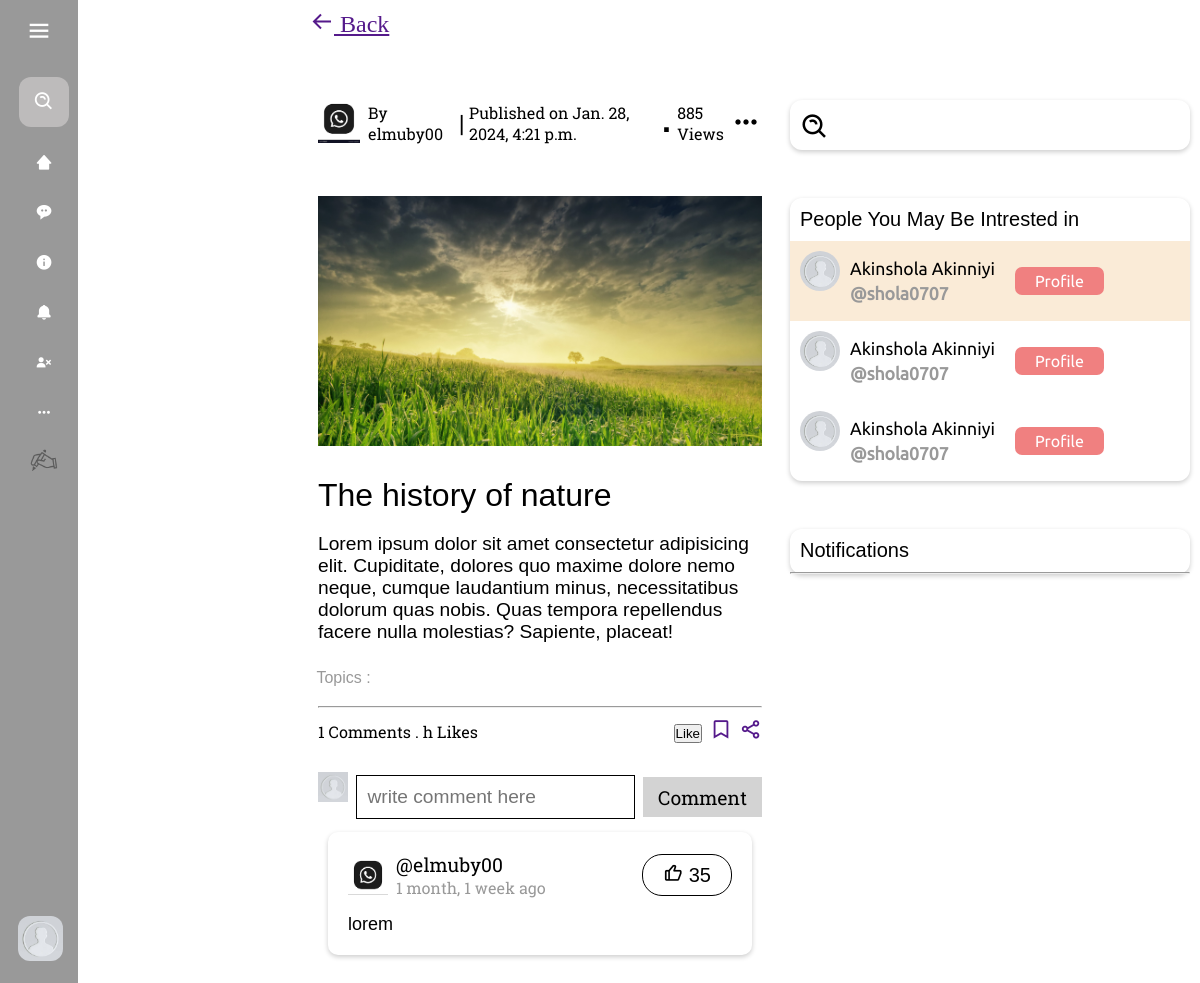
Page /post_details/e596ed80-7615-40c5-a3d6-22e101dccb9c (signed in) on the earlier database version.
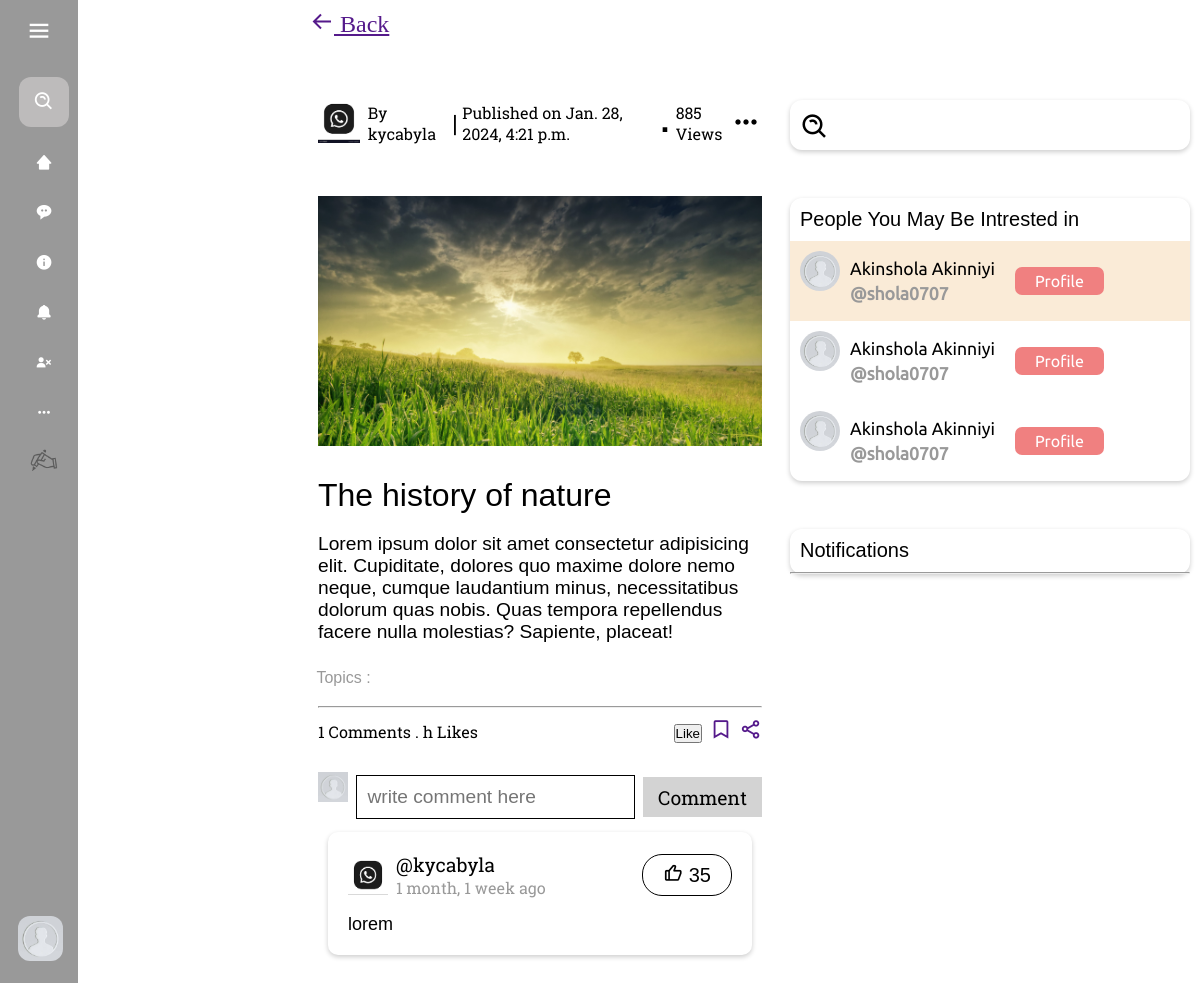
Same page on the later database version.
### blog/models.py (models this page shows, shortened)
class Post(models.Model):
    id = models.UUIDField(primary_key = True, default = uuid.uuid4)
    user = models.ForeignKey(Profile, on_delete= models.SET_NULL, null= True)
    image = models.ImageField(upload_to='post_images', default=None, null=True, blank=True)
    topic = models.CharField(max_length=100, null = True, blank=True)
    caption = models.TextField()
    category = models.ManyToManyField(category, related_name='cats', blank=True)
    created = models.DateTimeField(default = datetime.now)

class Profile(models.Model):
    user = models.OneToOneField(User, on_delete=models.CASCADE)
    bio = models.TextField(null=True, blank=True)
    dob = models.DateField(null=True, blank=True)
    profile_img =  models.ImageField( upload_to='profile_images', default='default.jpg')
    location = models.CharField(null=True, blank=True, max_length=100)
    website = models.CharField(null=True, blank=True,max_length=100)
    about = models.TextField(null=True, blank=True)
    followers = models.ManyToManyField('self', symmetrical=False, related_name='following')
    userfol = models.ManyToManyField('self', symmetrical=False, related_name='userfollowing')
    def __str__(self):
        return self.user.username

class Message(models.Model):
    muser = models.ForeignKey(Profile, on_delete= models.SET_NULL, null= True)
    mpost = models.ForeignKey(Post, on_delete= models.SET_NULL, null= True)
    message_body = models.TextField()
    created = models.DateTimeField(default = datetime.now)

### blog/views.py (the view)
# urls.py: path("post_details/<str:pk>", views.post_details, name="post_details"),
@login_required(login_url="signin-page")
def post_details(request, pk):
    d_user = User.objects.get(username=request.user)
    user_profile = Profile.objects.get(user=d_user)
    c_user_profile = Profile.objects.get(user=d_user)
    post = Post.objects.get(id=pk)
    post_messages = post.message_set.all()
    if request.method == "POST":
        Message.objects.create(
            muser=user_profile, mpost=post, message_body=request.POST.get("messagebody")
        ).save()
        return redirect("post_details", pk=post.id)
    context = {
        "postdet": post,
        "c_user_profile": c_user_profile,
        "post_messages": post_messages,
    }
    return render(request, "postpage.html", context)

### templates/postpage.html (shortened to what the changed rows need)
{% extends "base.html" %} {% load static %}
{% block content %}
  <div class="post_page_Sep">
    <div class="postpagemain">
      <div class="about_post">
        <div class="post_inner">
          <a class="person_details" href="#">
            <div class="person_details_image">
              <img src="{{ postdet.user.profile_img.url }}" alt="" />
            </div>
            <p class="person_details_name">By {{ postdet.user }}</p>
            <span style="font-size: 1.5rem">|</span>
          </a>
          <div class="other_about_post">
            <p>Published on {{ postdet.created }}</p>
          </div>
        </div>
      </div>
      <div>
        <div
          style="
            font-family: sans-serif;
            display: flex;
            flex-direction: column;
            gap: 0.7rem;
          "
        >
          {% if postdet.image %}
          <div
            style="
              padding: 0.5rem;
              width: 100%;
              height: 100%;
              overflow: hidden;
            "
          >
            <img width="100%" src="{{ postdet.image.url }}" alt="" />
          </div>
          {% endif %}
          <p
            style="
              font-size: 2rem;
              padding: 0.5rem;
              padding-bottom: 0;
              font-family: sans-serif;
            "
          >
            {{ postdet.topic }}
          </p>
          <p
            style="
              font-family: sans-serif;
              font-size: 1.2rem;
              padding: 0.5rem;
            "
          >
            {{ postdet.caption }}
          </p>
          <p
            style="
              font-family: sans-serif;
              font-size: 1rem;
              color: #999;
              padding: 0.4rem;
              padding-bottom: 0rem;
            "
          >
            Topics :
          </p>
          <div style="padding: 0.5rem">
            <hr />
            <div
              style="
                margin-top: 10px;
                display: flex;
                align-items: center;
                justify-content: space-between;
              "
            >
              <div style="font-family: rs">
                {{post_messages.count}} Comments . {{post_like.count}} h Likes
              </div>
              <div
                style="
                  display: flex;
                  align-items: center;
                  gap: 0.5rem;
                  font-size: 22px;
                "
              >
                {% if c_user_profile in dposts.likes.all %}
                <form id="like-form" action="{% url 'like_post' postdet.id %}" method="post">
                  {% csrf_token %}
                  <button type="submit" class="btn btn-primary">Like</button>
              </form>
                {% else %}
                <form id="like-form" action="{% url 'like_post' postdet.id %}" method="post">
              </form>
                {% endif %}
                <a href=""><i class="bx bx-bookmark"></i></a>
                <a href=""><i class="bx bx-share-alt"></i></a>
              </div>
            </div>
          </div>
          <div
            style="display: flex; flex-direction: column; padding: 0.5rem"
            class="comment_section"
          >
            <form
              style="
                display: flex;
                align-items: center;
                justify-content: space-between;
                gap: 0.5rem;
              "
              action=""
              method="post"
            >
            </form>
            <div
              style="
                padding: 10px;
                display: flex;
                flex-direction: column;
                gap: 2rem;
              "
            >
              {% for message in post_messages %}
              <div
                class="comment"
                style="
                  display: flex;
                  flex-direction: column;
                  gap: 1rem;
                  box-shadow: 0 2px 5px 0 rgba(0, 0, 0, 0.2);
                  border-radius: 10px;
                  padding: 20px;
                "
              >
                <div
                  class="header"
                  style="
                    display: flex;
                    align-items: center;
                    justify-content: space-between;
                  "
                >
                  <a
                    style="
                      display: flex;
                      align-items: center;
                      gap: 0.5rem;
                      text-decoration: none;
                      color: black;
                    "
                    href="/profile/{{message.muser}}"
                  >
                    <div
                      style="width: 40px; height: 40px; overflow: hidden"
                    >
                      <img
                        style="width: 100%"
                        src="{{message.muser.profile_img.url}}"
                        alt=""
                      />
                    </div>
                    <div>
                      <p style="font-size: 1.2rem; font-family: rs">
                        @{{message.muser}}
                      </p>
                      <p
                        style="
                          font-family: rs;
                          font-size: 1rem;
                          color: #999;
                        "
                      >
                        {{message.created | timesince }} ago
                      </p>
                    </div>
                  </a>
                  <div
                    style="
                      padding: 8px 20px;
                      border: 1px solid;
                      border-radius: 20px;
                    "
                  >
                    <a
                      style="
                        text-decoration: none;
                        color: black;
                        font-size: 20px;
                      "
                      href=""
                      ><i class="bx bx-like"></i> 35</a
                    >
                  </div>
                </div>
                <div style="font-size: 18px">{{message.message_body}}</div>
              </div>
              {% endfor %}
            </div>
          </div>
        </div>
      </div>
    </div>
  </div>
{% endblock %}

Differences in the rows shown:
changed through a linked row, Post "The history of nature": user "elmuby00" → "kycabyla"
changed through a linked row, Message "lorem": muser "elmuby00" → "kycabyla"
